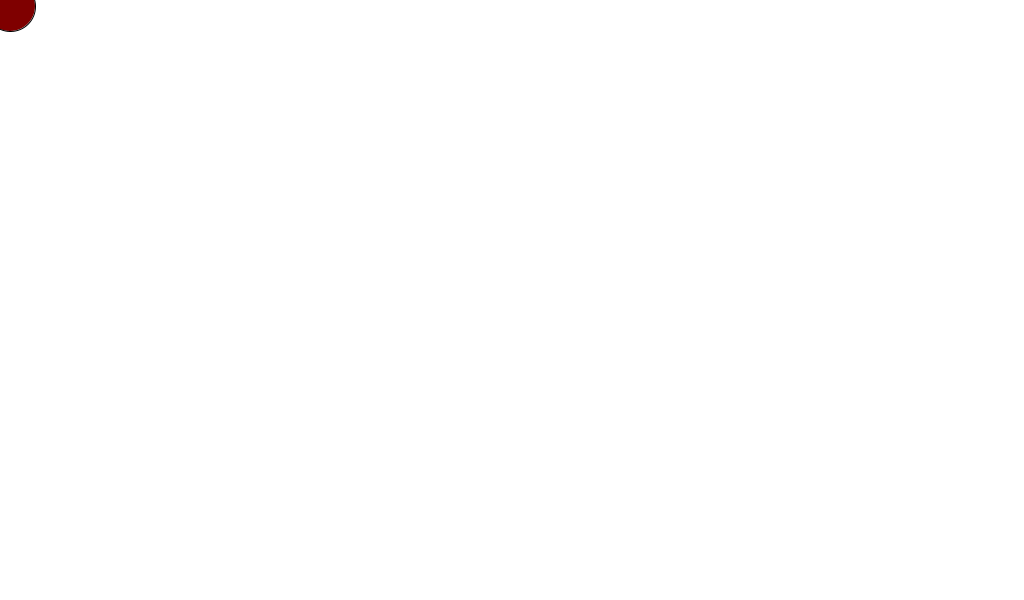
Frame 1 (no input)
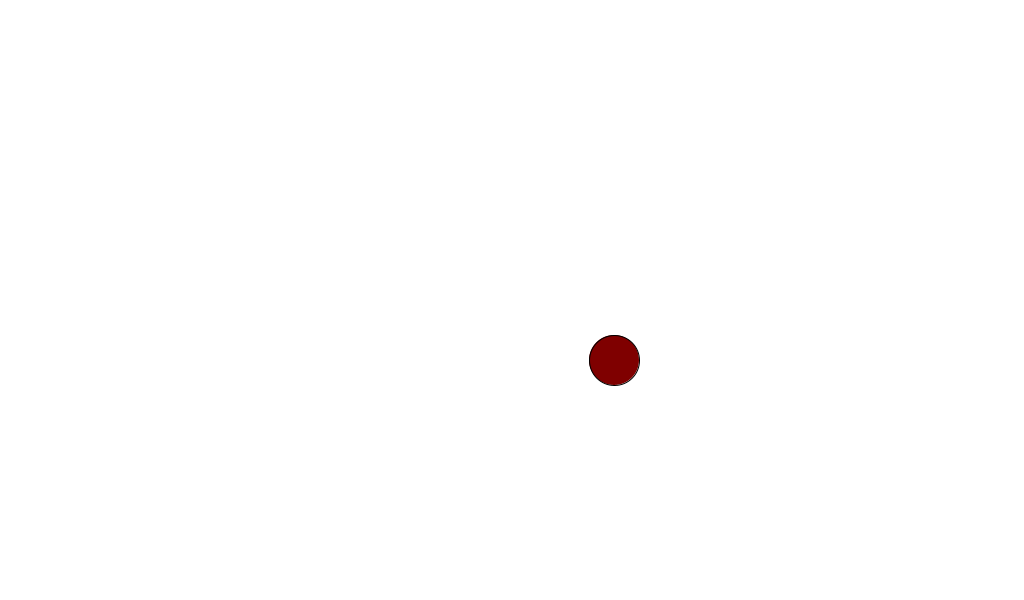
Frame 60 (the mouse pressed at the canvas centre just before this capture)
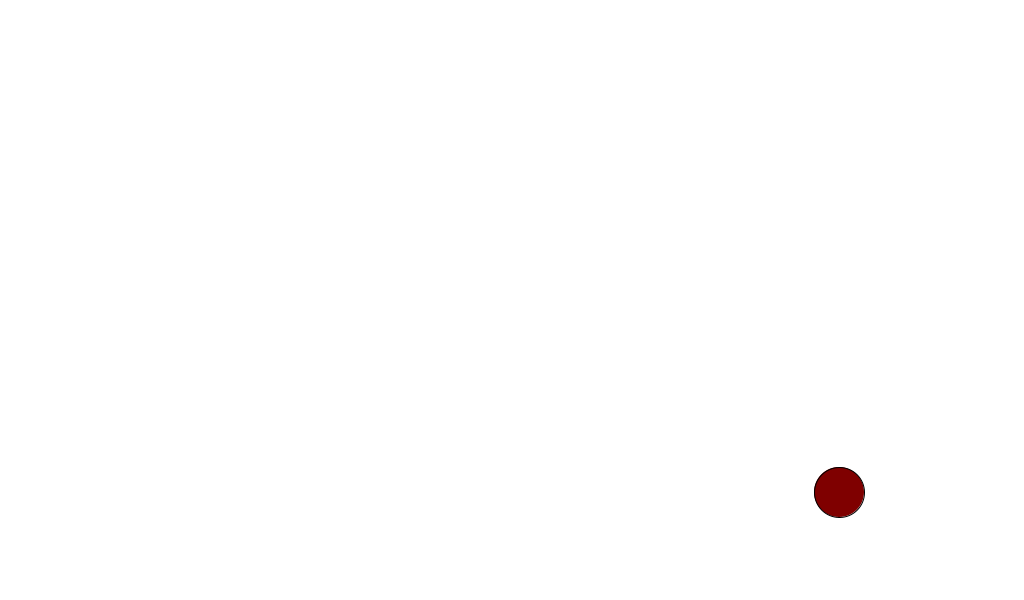
Frame 120 (the mouse held since frame 60 and released just before this capture)

The Processing sketch that drew these frames (run headless with seeded random() and noise(); from frame 60 on, the mouse is pressed at the canvas centre):

// Processing sketch: sketch_01_desplazamientoDiagonalPrincipal
// ── sketch_01_desplazamientoDiagonalPrincipal.pde
// Declaración de variables
int i, x, y; // Variables de posición
boolean flag_dir = true;

 void setup() {
   size(1024, 600); // Tamalo de la ventana   
 }
 
 void draw() {
   background(255,255,255); //Pinta el fondo de la ventana de blanco (colores RGB)
   
   if(x == 0 && y == 0) {
     flag_dir = true;     
   }
   
   if(x > width && y > height) {
     flag_dir = false;     
   }
   
   if (flag_dir) {
     // Incrementa posición
     i++;
   } else {
     // Decrementa posición
     i--;
   }
   
   x = (width * i) / 100;
   y = (height * i) / 100;
   
   fill(127,0,0); // Setea el interior de un objeto al color indicado
   ellipse(x,y,50,50); // Pinta una elipse
 }
